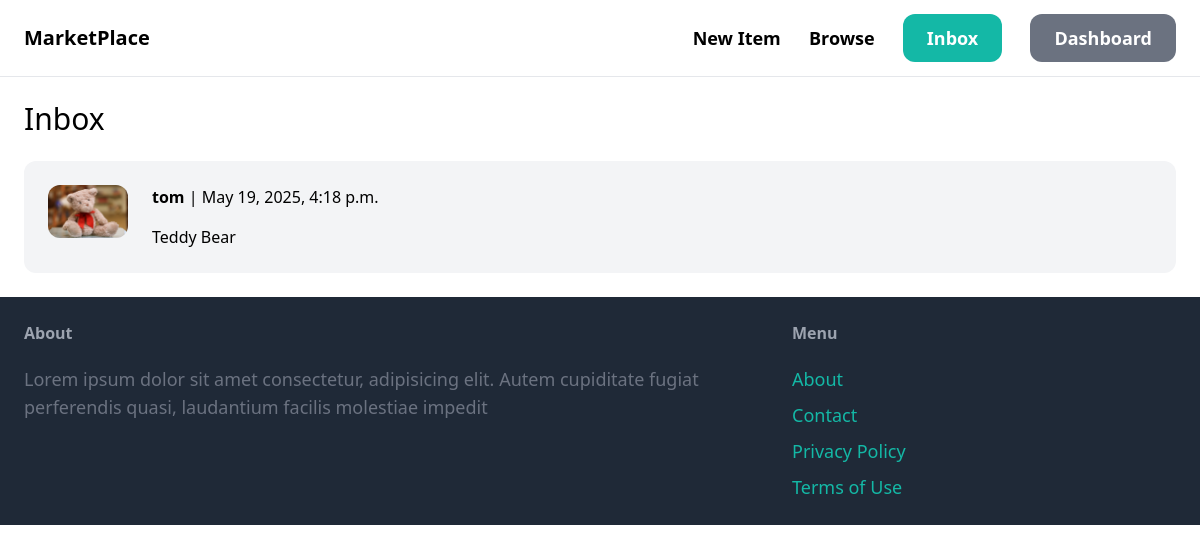
The page /inbox/ (signed in) on the database its author committed.
### conversation/models.py (models this page shows)
class Conversation(models.Model):
    item = models.ForeignKey(Item, related_name='conversations', on_delete=models.CASCADE)
    members = models.ManyToManyField(User, related_name='converations')
    created_at = models.DateTimeField(auto_now_add=True)
    modified_at = models.DateTimeField(auto_now=True)
    class Meta:
        ordering = ('-modified_at',)

### item/models.py (models this page shows, shortened)
class Item(models.Model):
    category = models.ForeignKey(Category, related_name='items', on_delete=models.CASCADE)
    name = models.CharField(max_length=255)
    description = models.TextField(blank=True, null=True)
    price = models.FloatField()
    image = models.ImageField(upload_to='item_images', blank=True, null=True)
    is_sold = models.BooleanField(default=False)
    created_by = models.ForeignKey(User, related_name='items', on_delete=models.CASCADE)
    created_at = models.DateTimeField(auto_now_add=True)

### conversation/views.py (the view)
# urls.py: path('', views.inbox, name='inbox'),
@login_required
def inbox(request):
    conversations = Conversation.objects.filter(members__in=[request.user.id])
    return render(request, 'conversation/inbox.html', {
        'conversations': conversations
    })

### conversation/templates/conversation/inbox.html (shortened to what this page needs)
{% extends "core/base.html" %}
{% block content %}
<h1 class="mb-6 text-3xl">Inbox</h1>
<div class="space-y-6">
    {% for conversation in conversations %}
        <a href="{% url "conversation:detail" conversation.id %}">
            <div class="p-6 flex bg-gray-100 rounded-xl">
                <div class="pr-6">
                    <img src="{{ conversation.item.image.url }}" class="w-20 rounded-xl" alt="">
                </div>
                <div>
                    {% for member in conversation.members.all %}
                        {% if member != request.user %}
                            <p class="mb-4"><strong>{{ member.username }}</strong> | {{ conversation.modified_at }}</p>
                            <p>{{ conversation.item.name }}</p>
                        {% endif %}
                    {% endfor %}
                </div>
            </div>
        </a>
    {% endfor %}
</div>
{% endblock %}

### rows shown on the page
Conversation: item.image (picture), modified_at "May 19, 2025, 4:18 p.m.", item.name "Teddy Bear"

### other values the page prints
{{ member.username }} "tom"
